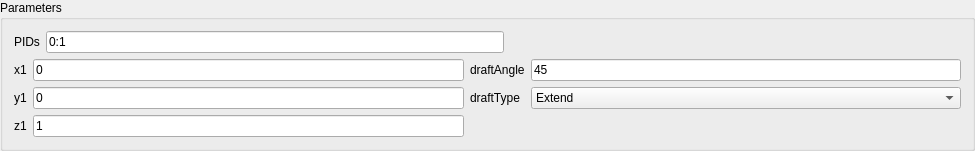
<?xml version="1.0" encoding="UTF-8"?>
<ui version="4.0">
 <class>ExtrudeWidget</class>
 <widget class="QWidget" name="ExtrudeWidget">
  <property name="geometry">
   <rect>
    <x>0</x>
    <y>0</y>
    <width>975</width>
    <height>135</height>
   </rect>
  </property>
  <property name="windowTitle">
   <string>ExtrudeWidget</string>
  </property>
  <layout class="QVBoxLayout" name="verticalLayout">
   <property name="spacing">
    <number>0</number>
   </property>
   <property name="leftMargin">
    <number>0</number>
   </property>
   <property name="topMargin">
    <number>0</number>
   </property>
   <property name="rightMargin">
    <number>0</number>
   </property>
   <property name="bottomMargin">
    <number>0</number>
   </property>
   <item>
    <widget class="QGroupBox" name="groupBox">
     <property name="title">
      <string>Parameters</string>
     </property>
     <layout class="QVBoxLayout" name="verticalLayout_2">
      <item>
       <layout class="QHBoxLayout" name="horizontalLayout">
        <item>
         <widget class="QLabel" name="label_2">
          <property name="text">
           <string>PIDs</string>
          </property>
         </widget>
        </item>
        <item>
         <widget class="QLineEdit" name="lineEdit_PIDs">
          <property name="text">
           <string>0:1</string>
          </property>
         </widget>
        </item>
        <item>
         <spacer name="horizontalSpacer">
          <property name="orientation">
           <enum>Qt::Horizontal</enum>
          </property>
          <property name="sizeHint" stdset="0">
           <size>
            <width>37</width>
            <height>17</height>
           </size>
          </property>
         </spacer>
        </item>
       </layout>
      </item>
      <item>
       <layout class="QGridLayout" name="gridLayout_2">
        <item row="0" column="0">
         <widget class="QLabel" name="label_9">
          <property name="text">
           <string>x1</string>
          </property>
         </widget>
        </item>
        <item row="0" column="1">
         <widget class="QLineEdit" name="lineEdit_x1">
          <property name="text">
           <string>0</string>
          </property>
         </widget>
        </item>
        <item row="0" column="2">
         <widget class="QLabel" name="label_13">
          <property name="text">
           <string>draftAngle</string>
          </property>
         </widget>
        </item>
        <item row="0" column="3">
         <widget class="QLineEdit" name="lineEdit_x2">
          <property name="text">
           <string>45</string>
          </property>
         </widget>
        </item>
        <item row="1" column="0">
         <widget class="QLabel" name="label_12">
          <property name="text">
           <string>y1</string>
          </property>
         </widget>
        </item>
        <item row="1" column="1">
         <widget class="QLineEdit" name="lineEdit_y1">
          <property name="text">
           <string>0</string>
          </property>
         </widget>
        </item>
        <item row="1" column="2">
         <widget class="QLabel" name="label_11">
          <property name="text">
           <string>draftType</string>
          </property>
         </widget>
        </item>
        <item row="2" column="0">
         <widget class="QLabel" name="label_10">
          <property name="text">
           <string>z1</string>
          </property>
         </widget>
        </item>
        <item row="2" column="1">
         <widget class="QLineEdit" name="lineEdit_z1">
          <property name="text">
           <string>1</string>
          </property>
         </widget>
        </item>
        <item row="1" column="3">
         <widget class="QComboBox" name="comboBox">
          <item>
           <property name="text">
            <string>Extend</string>
           </property>
          </item>
          <item>
           <property name="text">
            <string>Round</string>
           </property>
          </item>
          <item>
           <property name="text">
            <string>Natural</string>
           </property>
          </item>
         </widget>
        </item>
       </layout>
      </item>
     </layout>
    </widget>
   </item>
  </layout>
 </widget>
 <layoutdefault spacing="6" margin="11"/>
 <resources/>
 <connections/>
</ui>
